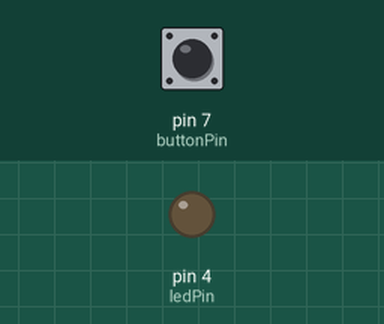
A sketch run on a simulated Arduino Uno, built with avr-gcc and run on an emulated ATmega328P. Parts: output pins drawn as LEDs (lit = HIGH). Dashed ring = blinking. The test bench sets the inputs (shaded band); at power-on: pin 7 (buttonPin) LOW.

Above: at 2.8 s.
2.9 s: pin 7 (buttonPin) pulled HIGH for 3.2 s
At 3.12 s:
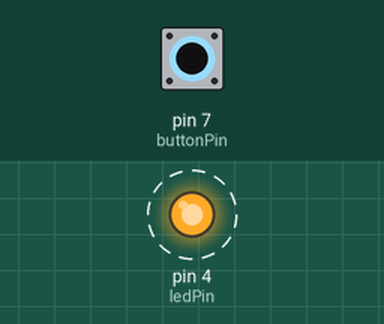
Timing chart, 0 to 7.3 s (numbered marks = the images above; inputs shaded):
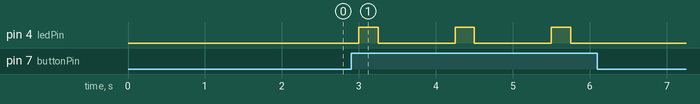

The sketch:

Chapter3_S5.ino
```cpp
//**********************************************************/
// Step-1: CONFIGURE VARIABLES
//**********************************************************/
int buttonPin = 7;          // D7 used to read input from button
int ledPin = 4;             // D4 used to control LED
int buttonState = LOW;      // Initialize state to LOW to start with

//**********************************************************/
// Step-2: INITIALIZE I/O PARAMETERS
//**********************************************************/
void setup()
{
  Serial.begin(9600);
  pinMode(buttonPin, INPUT);  // D7 will receive input from button
  pinMode(ledPin, OUTPUT);    // D4 will send output to LED
}

//**********************************************************/
// Step-3: MAIN PROGRAM
//**********************************************************/
void loop()
{
  buttonState = digitalRead(buttonPin);  // Read button state

  // If user presses the push button
  // Then state will be HIGH
  if(buttonState == HIGH)
  {
    digitalWrite(ledPin, HIGH);   // glow the LED
    delay(250);                  // wait for 1 second
    digitalWrite(ledPin, LOW);    // switch OFF the glowing LED
  }
  delay(1000);
}
```

Measured:
- after the input at 2.9 s, pin 4 (ledPin): alternates HIGH for 0.25 s and LOW for 1.0 s, 6 changes in all, then stays LOW, starting after 0.10 s
